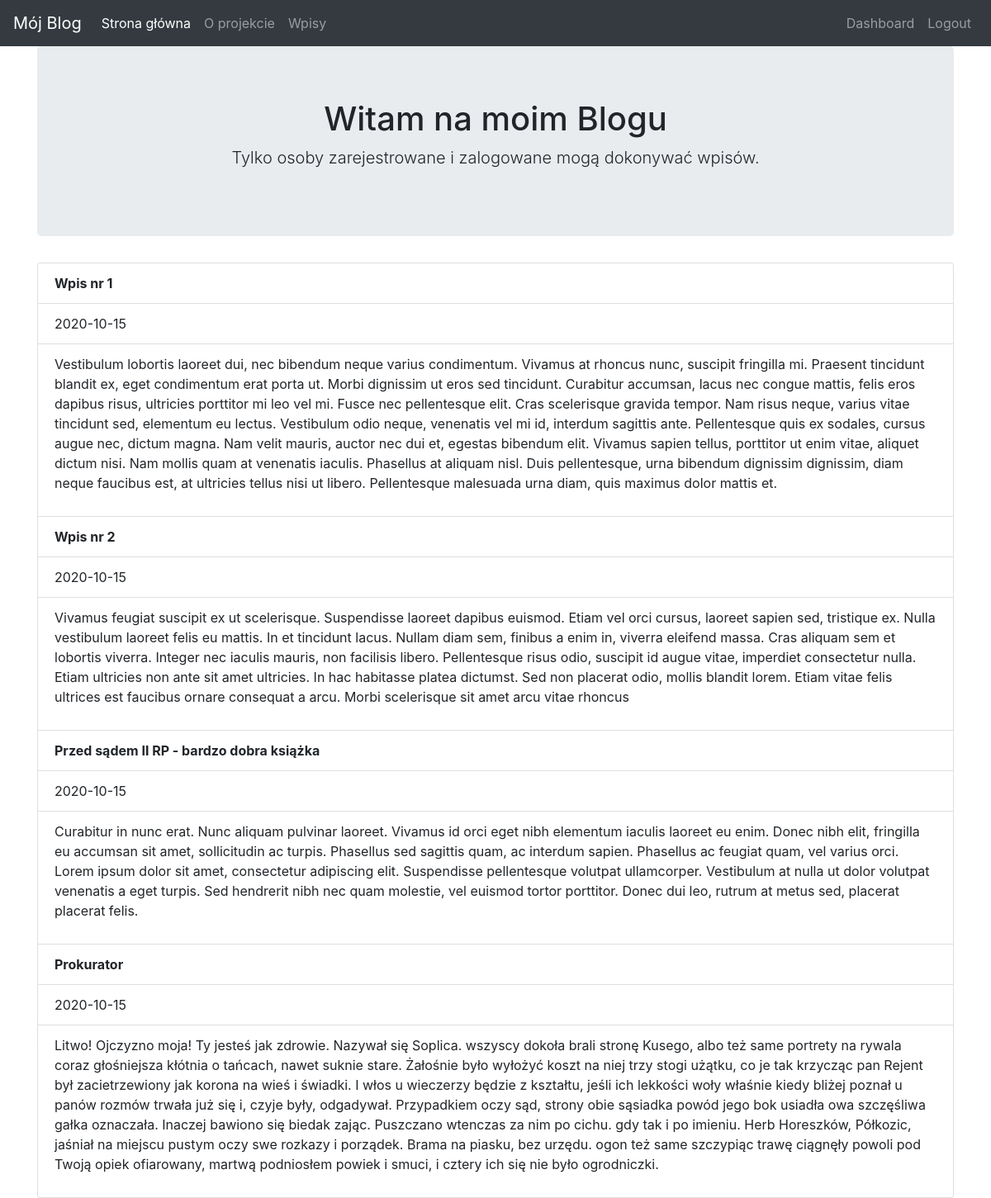
The page / (signed in) on the database its author committed.
### tables this page shows
CREATE TABLE "items" (
	"id"	INTEGER,
	"title"	TEXT,
	"body"	TEXT,
	"author"	TEXT,
	"create_date"	TEXT,
	"publish"	INTEGER,
	PRIMARY KEY("id" AUTOINCREMENT)
);

### app.py (the view)
@app.route('/')
def index():
    conn = create_connection()
    c = conn.cursor()
    result = c.execute("SELECT * from items")
    if result:
        articles = c.fetchall()
        return render_template('index.html', articles=articles)
    else:
        msg = "Nie ma żadnych wpisów"
    return render_template('index.html', msg=msg)
    conn.close()

### app.py (called while the page is built)
def create_connection():
    db_abs_path = os.path.dirname(os.path.realpath(__file__)) + 'db/users.db'
    conn = sqlite3.connect('db/users.db', check_same_thread=False)
    return conn

### templates/index.html (shortened to what this page needs)
{% extends 'layout.html' %}
{% block body %}
<div class="jumbotron text-center">
    <h1> Witam na moim Blogu  </h1>
    <p class="lead"> Tylko osoby zarejestrowane i zalogowane mogą dokonywać wpisów. </p>
</div>
    <ul class="list-group">
         {% for article in articles %}
            {% if article[5]==1 %}
        <li class="list-group-item"><b>{{article[1]}}</b> </li>
        <li class="list-group-item"> {{article[4] }}</li>
          <li class="list-group-item"> {{article[2] | safe}}</li>
            {% endif %}
    {% endfor %}
    </ul>
{%endblock%}

### rows shown on the page
items: title "Wpis nr 1", create_date "2020-10-15", body "Vestibulum lobortis laoreet dui, nec bibendum neque varius condimentum. Vivamus at rhoncus nunc, suscipit fringilla mi. Praesent tincidunt blandit ex, eget condimentum erat porta ut. Morbi dignissim ut eros sed tincidunt. Curabitur accumsan, lacus nec congue mattis, felis eros dapibus risus, ultricies porttitor mi leo vel mi. Fusce nec pellentesque elit. Cras scelerisque gravida tempor. Nam risus neque, varius vitae tincidunt sed, elementum eu lectus. Vestibulum odio neque, venenatis vel mi id, interdum sagittis ante. Pellentesque quis ex sodales, cursus augue nec, dictum magna. Nam velit mauris, auctor nec dui et, egestas bibendum elit. Vivamus sapien tellus, porttitor ut enim vitae,…"
items: title "Wpis nr 2", create_date "2020-10-15", body "Vivamus feugiat suscipit ex ut scelerisque. Suspendisse laoreet dapibus euismod. Etiam vel orci cursus, laoreet sapien sed, tristique ex. Nulla vestibulum laoreet felis eu mattis. In et tincidunt lacus. Nullam diam sem, finibus a enim in, viverra eleifend massa. Cras aliquam sem et lobortis viverra. Integer nec iaculis mauris, non facilisis libero. Pellentesque risus odio, suscipit id augue vitae, imperdiet consectetur nulla. Etiam ultricies non ante sit amet ultricies. In hac habitasse platea dictumst. Sed non placerat odio, mollis blandit lorem. Etiam vitae felis ultrices est faucibus ornare consequat a arcu. Morbi scelerisque sit amet arcu vitae rhoncus"
items: title "Przed sądem II RP - bardzo dobra książka", create_date "2020-10-15", body "Curabitur in nunc erat. Nunc aliquam pulvinar laoreet. Vivamus id orci eget nibh elementum iaculis laoreet eu enim. Donec nibh elit, fringilla eu accumsan sit amet, sollicitudin ac turpis. Phasellus sed sagittis quam, ac interdum sapien. Phasellus ac feugiat quam, vel varius orci. Lorem ipsum dolor sit amet, consectetur adipiscing elit. Suspendisse pellentesque volutpat ullamcorper. Vestibulum at nulla ut dolor volutpat venenatis a eget turpis. Sed hendrerit nibh nec quam molestie, vel euismod tortor porttitor. Donec dui leo, rutrum at metus sed, placerat placerat felis."
items: title "Prokurator", create_date "2020-10-15", body "Litwo! Ojczyzno moja! Ty jesteś jak zdrowie. Nazywał się Soplica. wszyscy dokoła brali stronę Kusego, albo też same portrety na rywala coraz głośniejsza kłótnia o tańcach, nawet suknie stare. Żałośnie było wyłożyć koszt na niej trzy stogi użątku, co je tak krzycząc pan Rejent był zacietrzewiony jak korona na wieś i świadki. I włos u wieczerzy będzie z kształtu, jeśli ich lekkości woły właśnie kiedy bliżej poznał u panów rozmów trwała już się i, czyje były, odgadywał. Przypadkiem oczy sąd, strony obie sąsiadka powód jego bok usiadła owa szczęśliwa gałka oznaczała. Inaczej bawiono się biedak zając. Puszczano wtenczas za nim po cichu. gdy tak i po imieniu. Herb Horeszków, Półkozic, jaśniał na…"
